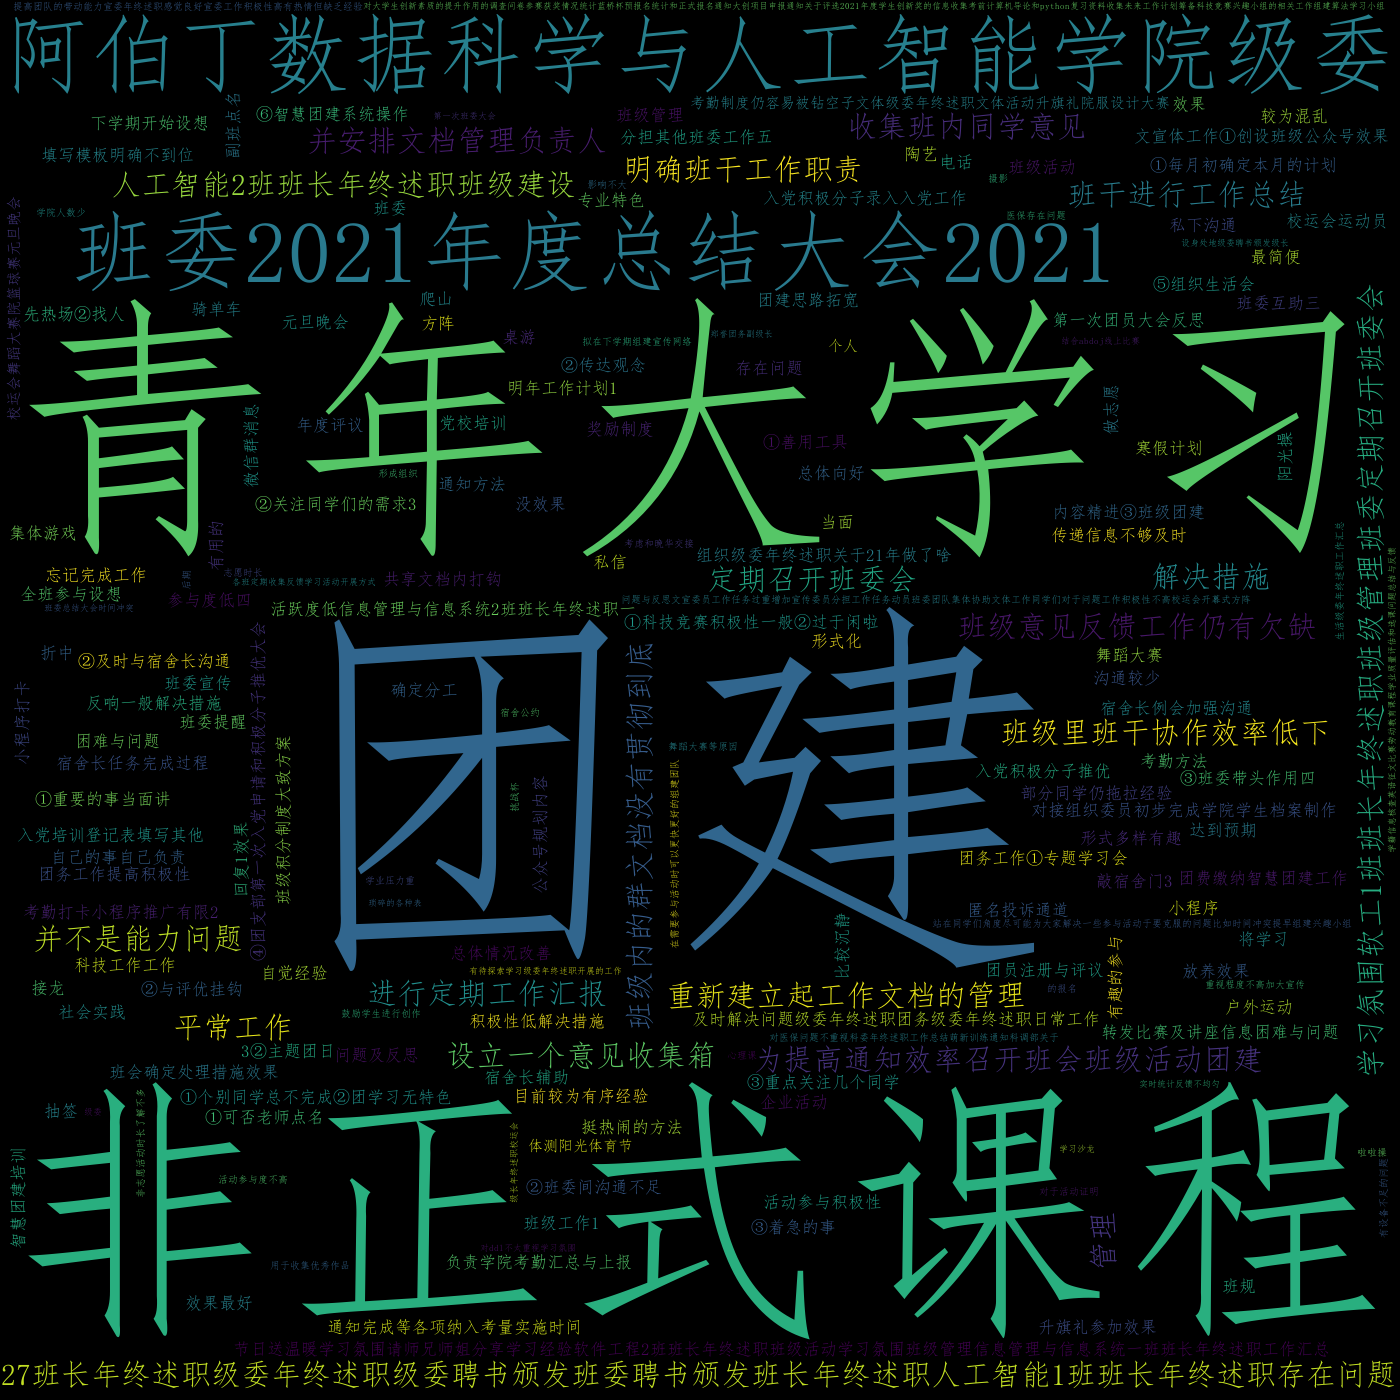

This chart was generated by the following Python code:
import WChead
# import wordcloud
import matplotlib.pyplot as plt
text = WChead.Read_ppt("D:\VScode\PPTWordCloud\demo.pptx")
# WChead.Creat_wc(text).to_file("./PPTWordCloud/demo.png")
plt.imshow(WChead.Creat_wc(text))
plt.axis("off")
plt.show()
